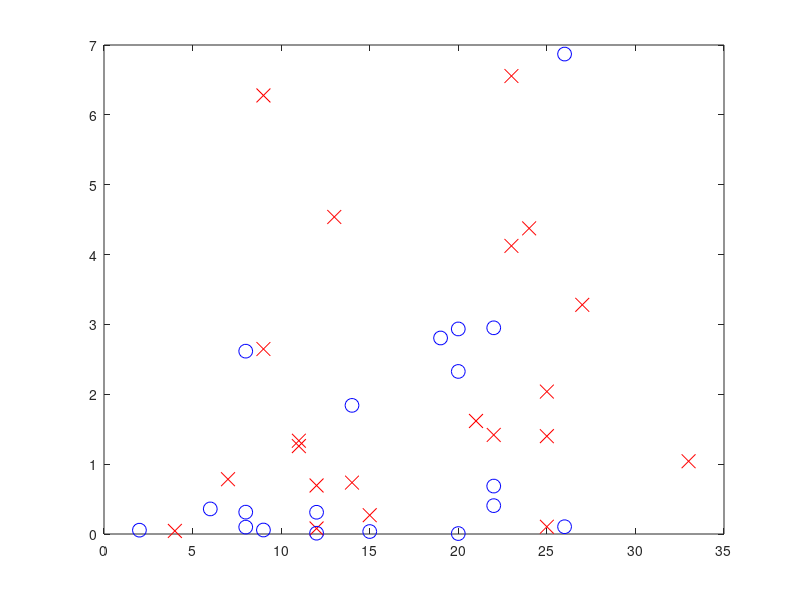

This chart was generated by the following MATLAB code:
close all
clear; clc

Xsick = [13 14 24 11 33 27 7 25 12 9 21 9 25 12 15 4 23 23 25 22 11]
Ysick = [4.53831 0.7358 4.37513 1.25813 1.04159 3.28057 0.78394 1.40026 0.69463 2.64823 1.61817 6.27804 2.03885 0.07887 0.26923 0.04416 6.55606 4.12425 0.10412 1.41808 1.33554]

Xnot = [22 20 20 19 8 6 22 22 12 26 20 8 14 15 12 8 26 9 2]
Ynot = [0.68614 0.00637 2.93546 2.80599 2.6174 0.35904 2.95162 0.40607 0.31132 6.87037 2.32704 0.09876 1.84138 0.03542 0.01147 0.31287 0.10437 0.05713 0.05485]

plot(Xsick,Ysick,'rx', 'MarkerSize', 10)
hold on
plot(Xnot,Ynot, 'bo', 'MarkerSize', 10)
hold off